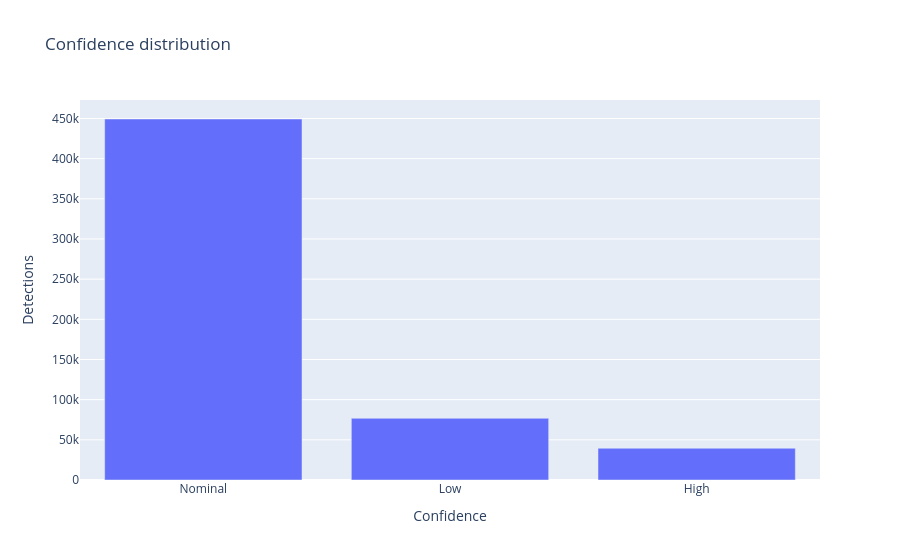

Notebook code cell kept with this figure:
### Markdown cell above
## Confidence, FRP, and brightness distributions

### Code cell
confidence_counts = df["confidence_label"].value_counts().reset_index()
confidence_counts.columns = ["confidence_label", "detections"]
fig = px.bar(
    confidence_counts,
    x="confidence_label",
    y="detections",
    title="Confidence distribution",
    labels={"confidence_label": "Confidence", "detections": "Detections"},
)
fig.show()
display(confidence_counts)

### Figure 1 — Plotly figure (JSON) as saved in the notebook; plotly's stock layout.template omitted (floating-point values rounded to 4 significant figures)
{"data": [{"hovertemplate": "Confidence=%{x}<br>Detections=%{y}<extra></extra>", "legendgroup": "", "marker": {"color": "#636efa", "pattern": {"shape": ""}}, "name": "", "orientation": "v", "showlegend": false, "textposition": "auto", "type": "bar", "x": ["Nominal", "Low", "High"], "xaxis": "x", "y": [449361, 76795, 39534], "yaxis": "y"}], "layout": {"barmode": "relative", "legend": {"tracegroupgap": 0}, "title": {"text": "Confidence distribution"}, "xaxis": {"anchor": "y", "domain": [0, 1], "title": {"text": "Confidence"}}, "yaxis": {"anchor": "x", "domain": [0, 1], "title": {"text": "Detections"}}}}
